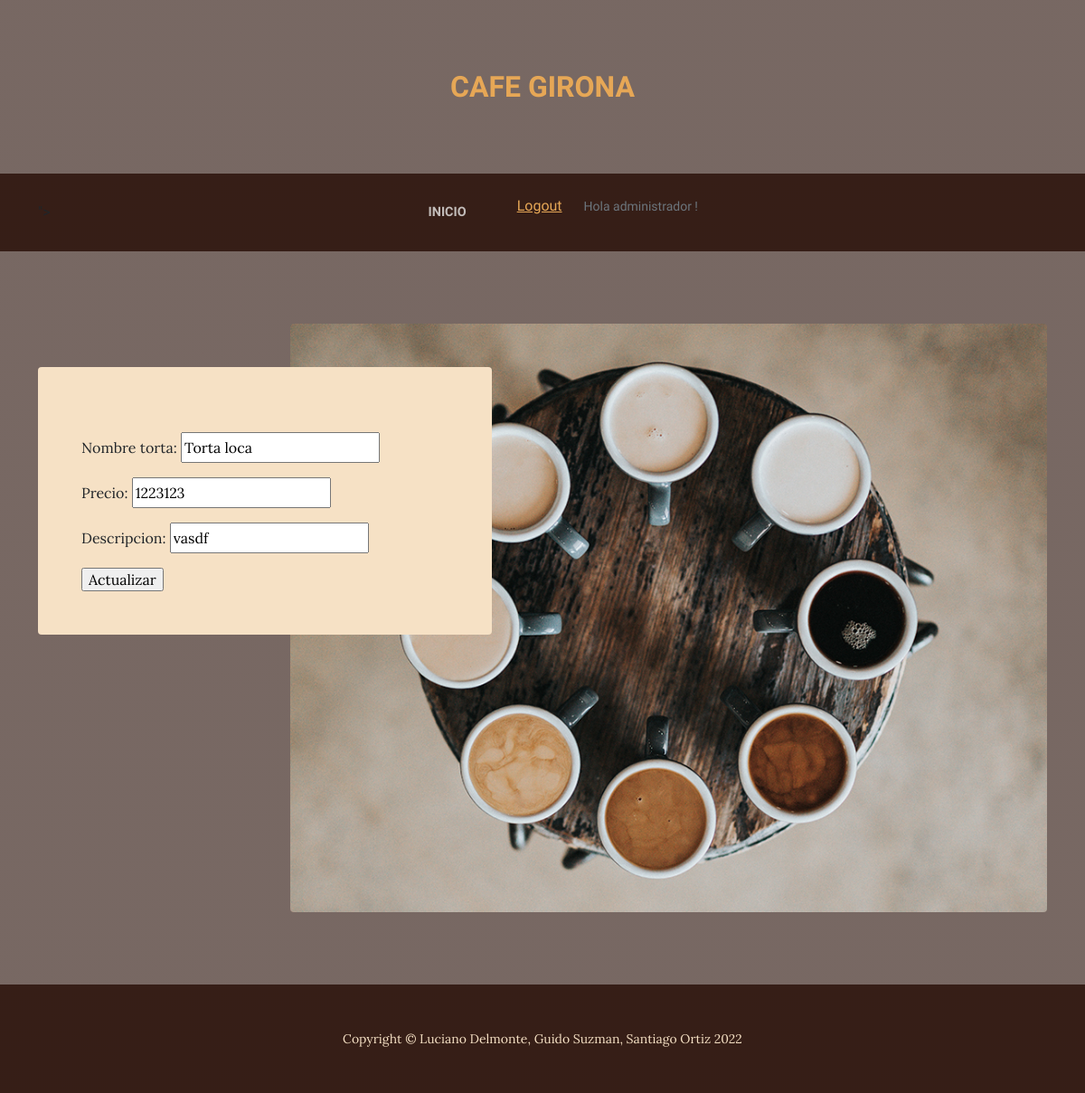
/menu/editar/tortas/8/ (signed in), run on an earlier commit of the app's database.
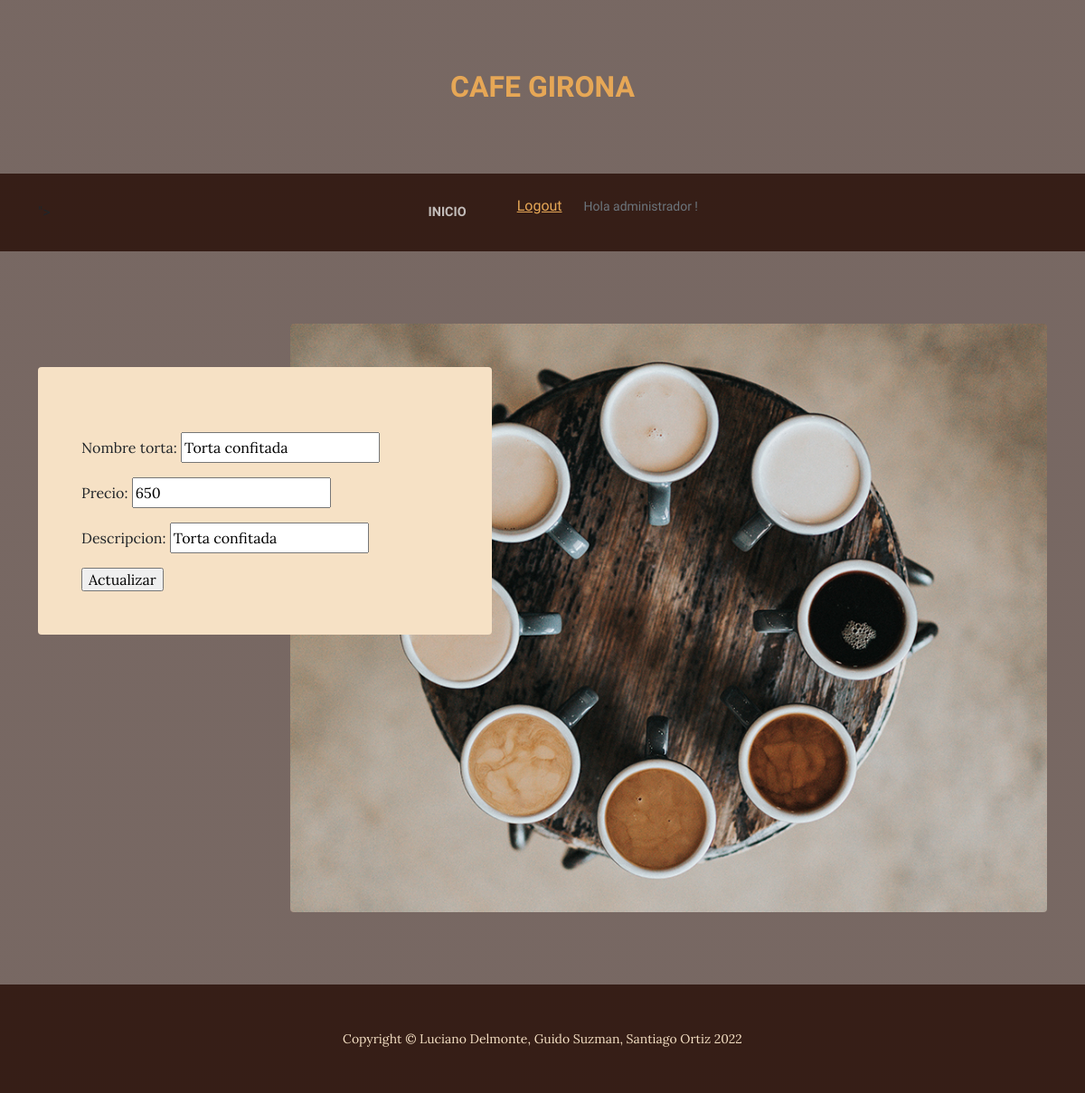
And on a later commit of the database.
### app_tienda/models.py (models this page shows, shortened)
class Torta(models.Model):
    nombre_torta = models.CharField(max_length = 50)
    precio = models.IntegerField()
    descripcion = models.CharField(max_length = 100)

### app_tienda/views.py (the view)
# urls.py: path("menu/editar/tortas/<id>/", vista_edit_torta, name= "app_tienda-editar-torta"),
def vista_edit_torta(request, id):
    tortas = Torta.objects.get(id=id)
    if request.method == "POST":
        formulario = TortaForm(request.POST)
        if formulario.is_valid():
            data = formulario.cleaned_data
            tortas.nombre_torta = data["nombre_torta"]
            tortas.precio = data["precio"]
            tortas.descripcion = data["descripcion"]
            tortas.save()
            return redirect("app_tienda-menu")
        else:
            return render(request, "app_tienda/editar_menu.html", {"formulario": formulario, "errores": formulario.errores})
    else:
        formulario = TortaForm(initial={"nombre_torta":tortas.nombre_torta, "precio":tortas.precio, "descripcion":tortas.descripcion})
    return render(request, "app_tienda/editar_menu.html", {"formulario": formulario, "nombre_torta": ""})

### app_tienda/forms.py
class TortaForm(forms.Form):
     nombre_torta = forms.CharField()
     precio = forms.IntegerField()
     descripcion = forms.CharField()

### app_tienda/templates/app_tienda/editar_menu.html (shortened to what this page needs)
{% extends 'app_tienda/base2.html' %}
{% block contenido %}
<form method="post">
    {{formulario.as_p}}
    <input type="submit" value="Actualizar">
</form>
{% endblock %}

What changed in the data, as far as the page shows it:
changed Torta: nombre_torta "Torta loca" → "Torta confitada"; precio "1223123" → "650"; descripcion "vasdf" → "Torta confitada"
